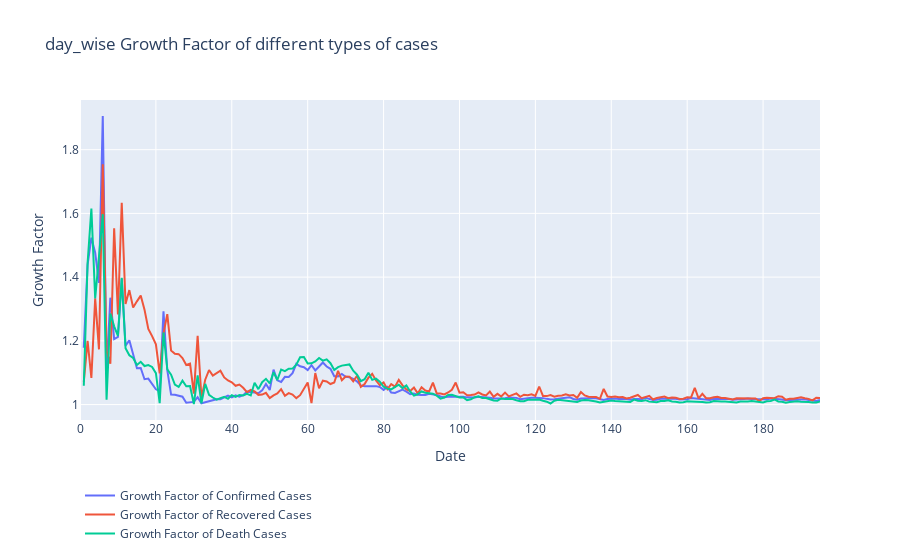

Notebook cell for this chart:
### Markdown cell above
# Growth Factor

<br>Hệ số tăng trường là con số thể hiện một số liệu tăng qua mỗi ngày.
<br> Cụ thể công thức như sau: **Công thức: Số ca của ngày hôm nay / Số ca của ngày hôm trước** với **số ca  = số ca dương tính + (số ca chết hoặc số ca hồi phục)**
<br>
<br> Tính chất của hệ số tăng trưởng:
<br> 1. Hệ số tăng trưởng lớn hơn 1 tức con số người chết thực tế vẫn đang tăng nhiều hơn so với số người hồi phục
<br> 2. Hệ số tăng trưởng lớn hơn 1 nhưng có xu hướng giảm thì là dấu hiệu tốt cho việc chống lại dịch bệnh (người chết giảm, người hồi phục tăng)
<br> 3. Hệ số tăng trưởng bằng 1 thì tỉ lệ không đổi giữa số người chết và số người hồi phục
<br> 4. Hệ số nhỏ hơn 1 tức là không có thêm ca nhiễm đồng thời số ca hồi phục đang ngày một tăng lên

### Code cell
print("Average growth factor of number of Confirmed Cases: ",(day_wise["Confirmed"]/day_wise["Confirmed"].shift()).mean())
print("Median growth factor of number of Confirmed Cases: ",(day_wise["Confirmed"]/day_wise["Confirmed"].shift()).median())
print("Average growth factor of number of Recovered Cases: ",(day_wise["Recovered"]/day_wise["Recovered"].shift()).mean())
print("Median growth factor of number of Recovered Cases: ",(day_wise["Recovered"]/day_wise["Recovered"].shift()).median())
print("Average growth factor of number of Death Cases: ",(day_wise["Deaths"]/day_wise["Deaths"].shift()).mean())
print("Median growth factor of number of Death Cases: ",(day_wise["Deaths"]/day_wise["Deaths"].shift()).median())

fig=go.Figure()
fig.add_trace(go.Scatter(x=day_wise.index, y=day_wise["Confirmed"]/day_wise["Confirmed"].shift(),
                    mode='lines',
                    name='Growth Factor of Confirmed Cases'))
fig.add_trace(go.Scatter(x=day_wise.index, y=day_wise["Recovered"]/day_wise["Recovered"].shift(),
                    mode='lines',
                    name='Growth Factor of Recovered Cases'))
fig.add_trace(go.Scatter(x=day_wise.index, y=day_wise["Deaths"]/day_wise["Deaths"].shift(),
                    mode='lines',
                    name='Growth Factor of Death Cases'))
fig.update_layout(title="day_wise Growth Factor of different types of cases",
                 xaxis_title="Date",yaxis_title="Growth Factor",
                 legend=dict(x=0,y=-0.4,traceorder="normal"))
fig.show()

### Figure 1 — Plotly figure (JSON) as saved in the notebook; plotly's stock layout.template omitted (floating-point values rounded to 4 significant figures; data arrays with more than 128 entries replaced by an {"elided": "..."} marker saying what was removed)
{"data": [{"mode": "lines", "name": "Growth Factor of Confirmed Cases", "type": "scatter", "x": {"elided": "196 int values"}, "y": {"elided": "196 float values"}}, {"mode": "lines", "name": "Growth Factor of Recovered Cases", "type": "scatter", "x": {"elided": "196 int values"}, "y": {"elided": "196 float values"}}, {"mode": "lines", "name": "Growth Factor of Death Cases", "type": "scatter", "x": {"elided": "196 int values"}, "y": {"elided": "196 float values"}}], "layout": {"autosize": true, "legend": {"traceorder": "normal", "x": 0, "y": -0.4}, "title": {"text": "day_wise Growth Factor of different types of cases"}, "xaxis": {"autorange": true, "range": [0, 195], "title": {"text": "Date"}, "type": "linear"}, "yaxis": {"autorange": true, "range": [0.9516, 1.956], "title": {"text": "Growth Factor"}, "type": "linear"}}}
